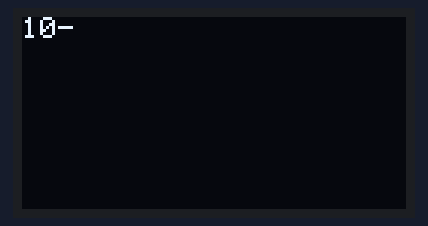
Bench run of a sketch on a simulated ESP32. Shown: 128×64 one-colour display. The display library's start-up logo is not drawn; what the sketch prints to the serial monitor is not drawn.

Above: at 2.23 s.
At 9.1 s:
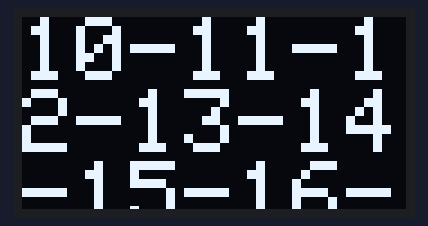
At 12.4 s:
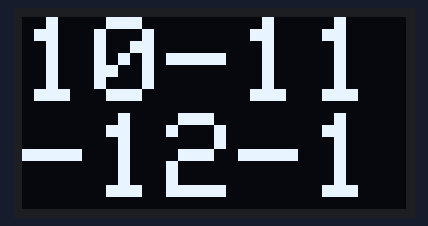
At 19.2 s:
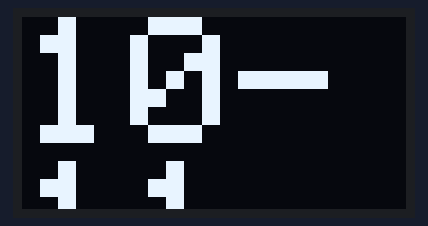
At 26.0 s:
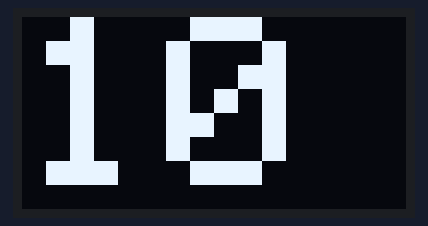
At 36.5 s:
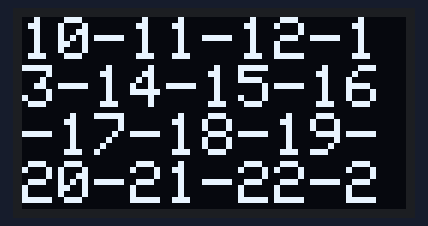

The sketch:

ESP32_OLED_Simple.ino
```cpp
/*****************************************************************************************************************
 *  Juergen Walter
 *  17.07.2017
 *  ESP32_OLED_Simple
 *
 *  Different TextSizes - Character: TextSize 1,2,4,7
 *  Text-Anzeige auf OLED-Display in verschiedenen Größen
 *  brauchbar für Buchstaben: 1,2,4,7
 *
*******************************************************************************************************************/

#include <Wire.h>                 // I2C
#include <Adafruit_GFX.h>         // OLED
#include <Adafruit_SSD1306.h>     // Graphic

#define OLED_RESET 4 // not used / nicht genutzt bei diesem Display
Adafruit_SSD1306 display(OLED_RESET);

/*******************************************************************************************************************/
void setup()
{
  Serial.begin(115200);                                         // Initilize hardware serial:

// initialize with the I2C addr 0x3C
// mit I2C-Adresse 0x3c initialisieren
  display.begin(SSD1306_SWITCHCAPVCC, 0x3C);
  display.display();
  delay(2000);
  display.clearDisplay();
  display.setTextSize(1);
  display.setTextColor(INVERSE);

}
    unsigned int TextS=0;         // Textgroeße

/******************************************************************************************************************
* Textsize varied from 1 to "RESET"
* Textgröße variiert von 1 bis "RESET"
 ******************************************************************************************************************/
void loop()
{
    unsigned int i=0;              // Index
    for(TextS=1;TextS<10;TextS++)
    {
    Serial.println();
    Serial.print("Start TextSize:  ");
    Serial.println(TextS);

    display.clearDisplay();
    display.setCursor(0,0);
    display.setTextSize(TextS);

/*******************************************************************************************************************
 * Manual: Button - wait  -  Warten auf Taste "Boot"
 *******************************************************************************************************************/
/*    while (digitalRead(0) == HIGH)
     {
        yield();    //warten
     }
*/
// send numbers to Display - Zahlen an Anzeige senden

    for ( i=10;i<65;i++)
    {
    display.print(i);
    display.print("-");
    display.display();
    }

//2s warten bis zur nächsten Anzeige
    delay(2000);
    }
}
```

Measured:
- what the display in image 1 shows lasts 3.2 s, from 9.1 s to 12.3 s
- what the display in image 3 shows lasts 3.4 s, from 19.1 s to 22.5 s
- what the display in image 5 shows lasts 3.1 s, from 36.5 s to 39.6 s
